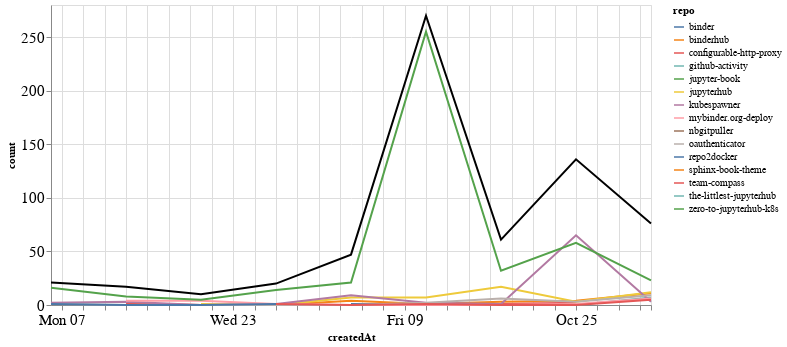

Notebook cell for this chart:
### Markdown cell above
## Comments

### Code cell
comments_time = comments.groupby('repo').resample('W', on='createdAt').count()['author'].reset_index()
comments_time = comments_time.rename(columns={'author': 'count'})
comments_time_total = comments_time.groupby('createdAt').agg({"count": "sum"}).reset_index()
ch1 = alt.Chart(comments_time, width=600).mark_line().encode(
    x='createdAt',
    y='count',
    color='repo',
    tooltip="repo"
)

ch2 = alt.Chart(comments_time_total, width=600).mark_line(color="black").encode(
    x='createdAt',
    y='count',
)

ch1 + ch2

### Figure 1 — Vega-Lite specification as saved in the notebook (floating-point values rounded to 4 significant figures)
{"config": {"axisLeft": {"labelFontSize": 15}, "axisBottom": {"labelFontSize": 15}}, "layer": [{"data": {"name": "data-80de4eda491996a563e8580fa4c1cddd"}, "mark": "line", "encoding": {"color": {"type": "nominal", "field": "repo"}, "tooltip": {"type": "nominal", "field": "repo"}, "x": {"type": "temporal", "field": "createdAt"}, "y": {"type": "quantitative", "field": "count"}}, "width": 600}, {"data": {"name": "data-89d878c48648bfb8b765bb77ecd995a9"}, "mark": {"type": "line", "color": "black"}, "encoding": {"x": {"type": "temporal", "field": "createdAt"}, "y": {"type": "quantitative", "field": "count"}}, "width": 600}], "$schema": "https://vega.github.io/schema/vega-lite/v4.8.1.json", "datasets": {"data-80de4eda491996a563e8580fa4c1cddd": [{"repo": "binder", "createdAt": "2020-10-04T00:00:00", "count": 1}, {"repo": "binder", "createdAt": "2020-10-11T00:00:00", "count": 1}, {"repo": "binder", "createdAt": "2020-10-18T00:00:00", "count": 1}, {"repo": "binderhub", "createdAt": "2020-09-13T00:00:00", "count": 1}, {"repo": "binderhub", "createdAt": "2020-09-20T00:00:00", "count": 0}, {"repo": "binderhub", "createdAt": "2020-09-27T00:00:00", "count": 0}, {"repo": "binderhub", "createdAt": "2020-10-04T00:00:00", "count": 4}, {"repo": "binderhub", "createdAt": "2020-10-11T00:00:00", "count": 1}, {"repo": "binderhub", "createdAt": "2020-10-18T00:00:00", "count": 3}, {"repo": "binderhub", "createdAt": "2020-10-25T00:00:00", "count": 4}, {"repo": "binderhub", "createdAt": "2020-11-01T00:00:00", "count": 11}, {"repo": "configurable-http-proxy", "createdAt": "2020-09-13T00:00:00", "count": 1}, {"repo": "configurable-http-proxy", "createdAt": "2020-09-20T00:00:00", "count": 0}, {"repo": "configurable-http-proxy", "createdAt": "2020-09-27T00:00:00", "count": 0}, {"repo": "configurable-http-proxy", "createdAt": "2020-10-04T00:00:00", "count": 0}, {"repo": "configurable-http-proxy", "createdAt": "2020-10-11T00:00:00", "count": 0}, {"repo": "configurable-http-proxy", "createdAt": "2020-10-18T00:00:00", "count": 1}, {"repo": "configurable-http-proxy", "createdAt": "2020-10-25T00:00:00", "count": 2}, {"repo": "github-activity", "createdAt": "2020-10-11T00:00:00", "count": 1}, {"repo": "github-activity", "createdAt": "2020-10-18T00:00:00", "count": 0}, {"repo": "github-activity", "createdAt": "2020-10-25T00:00:00", "count": 0}, {"repo": "github-activity", "createdAt": "2020-11-01T00:00:00", "count": 7}, {"repo": "jupyter-book", "createdAt": "2020-10-04T00:00:00", "count": 2}, {"repo": "jupyterhub", "createdAt": "2020-09-20T00:00:00", "count": 1}, {"repo": "jupyterhub", "createdAt": "2020-09-27T00:00:00", "count": 0}, {"repo": "jupyterhub", "createdAt": "2020-10-04T00:00:00", "count": 7}, {"repo": "jupyterhub", "createdAt": "2020-10-11T00:00:00", "count": 7}, {"repo": "jupyterhub", "createdAt": "2020-10-18T00:00:00", "count": 17}, {"repo": "jupyterhub", "createdAt": "2020-10-25T00:00:00", "count": 3}, {"repo": "jupyterhub", "createdAt": "2020-11-01T00:00:00", "count": 12}, {"repo": "kubespawner", "createdAt": "2020-09-06T00:00:00", "count": 2}, {"repo": "kubespawner", "createdAt": "2020-09-13T00:00:00", "count": 3}, {"repo": "kubespawner", "createdAt": "2020-09-20T00:00:00", "count": 0}, {"repo": "kubespawner", "createdAt": "2020-09-27T00:00:00", "count": 1}, {"repo": "kubespawner", "createdAt": "2020-10-04T00:00:00", "count": 9}, {"repo": "kubespawner", "createdAt": "2020-10-11T00:00:00", "count": 2}, {"repo": "kubespawner", "createdAt": "2020-10-18T00:00:00", "count": 1}, {"repo": "kubespawner", "createdAt": "2020-10-25T00:00:00", "count": 65}, {"repo": "kubespawner", "createdAt": "2020-11-01T00:00:00", "count": 3}, {"repo": "mybinder.org-deploy", "createdAt": "2020-09-13T00:00:00", "count": 4}, {"repo": "mybinder.org-deploy", "createdAt": "2020-09-20T00:00:00", "count": 4}, {"repo": "mybinder.org-deploy", "createdAt": "2020-09-27T00:00:00", "count": 1}, {"repo": "mybinder.org-deploy", "createdAt": "2020-10-04T00:00:00", "count": 0}, {"repo": "mybinder.org-deploy", "createdAt": "2020-10-11T00:00:00", "count": 0}, {"repo": "mybinder.org-deploy", "createdAt": "2020-10-18T00:00:00", "count": 0}, {"repo": "mybinder.org-deploy", "createdAt": "2020-10-25T00:00:00", "count": 1}, {"repo": "mybinder.org-deploy", "createdAt": "2020-11-01T00:00:00", "count": 6}, {"repo": "nbgitpuller", "createdAt": "2020-10-04T00:00:00", "count": 3}, {"repo": "oauthenticator", "createdAt": "2020-09-06T00:00:00", "count": 1}, {"repo": "oauthenticator", "createdAt": "2020-09-13T00:00:00", "count": 0}, {"repo": "oauthenticator", "createdAt": "2020-09-20T00:00:00", "count": 0}, {"repo": "oauthenticator", "createdAt": "2020-09-27T00:00:00", "count": 0}, {"repo": "oauthenticator", "createdAt": "2020-10-04T00:00:00", "count": 0}, {"repo": "oauthenticator", "createdAt": "2020-10-11T00:00:00", "count": 2}, {"repo": "oauthenticator", "createdAt": "2020-10-18T00:00:00", "count": 6}, {"repo": "oauthenticator", "createdAt": "2020-10-25T00:00:00", "count": 3}, {"repo": "oauthenticator", "createdAt": "2020-11-01T00:00:00", "count": 9}, {"repo": "repo2docker", "createdAt": "2020-09-06T00:00:00", "count": 1}, {"repo": "repo2docker", "createdAt": "2020-09-13T00:00:00", "count": 0}, {"repo": "repo2docker", "createdAt": "2020-09-20T00:00:00", "count": 0}, {"repo": "repo2docker", "createdAt": "2020-09-27T00:00:00", "count": 1}, {"repo": "sphinx-book-theme", "createdAt": "2020-09-27T00:00:00", "count": 2}, {"repo": "team-compass", "createdAt": "2020-09-27T00:00:00", "count": 1}, {"repo": "team-compass", "createdAt": "2020-10-04T00:00:00", "count": 0}, {"repo": "team-compass", "createdAt": "2020-10-11T00:00:00", "count": 1}, {"repo": "team-compass", "createdAt": "2020-10-18T00:00:00", "count": 0}, {"repo": "team-compass", "createdAt": "2020-10-25T00:00:00", "count": 0}, {"repo": "team-compass", "createdAt": "2020-11-01T00:00:00", "count": 5}, {"repo": "the-littlest-jupyterhub", "createdAt": "2020-09-06T00:00:00", "count": 1}, {"repo": "zero-to-jupyterhub-k8s", "createdAt": "2020-09-06T00:00:00", "count": 16}, {"repo": "zero-to-jupyterhub-k8s", "createdAt": "2020-09-13T00:00:00", "count": 8}, {"repo": "zero-to-jupyterhub-k8s", "createdAt": "2020-09-20T00:00:00", "count": 5}, {"repo": "zero-to-jupyterhub-k8s", "createdAt": "2020-09-27T00:00:00", "count": 14}, {"repo": "zero-to-jupyterhub-k8s", "createdAt": "2020-10-04T00:00:00", "count": 21}, {"repo": "zero-to-jupyterhub-k8s", "createdAt": "2020-10-11T00:00:00", "count": 255}, {"repo": "zero-to-jupyterhub-k8s", "createdAt": "2020-10-18T00:00:00", "count": 32}, {"repo": "zero-to-jupyterhub-k8s", "createdAt": "2020-10-25T00:00:00", "count": 58}, {"repo": "zero-to-jupyterhub-k8s", "createdAt": "2020-11-01T00:00:00", "count": 23}], "data-89d878c48648bfb8b765bb77ecd995a9": [{"createdAt": "2020-09-06T00:00:00", "count": 21}, {"createdAt": "2020-09-13T00:00:00", "count": 17}, {"createdAt": "2020-09-20T00:00:00", "count": 10}, {"createdAt": "2020-09-27T00:00:00", "count": 20}, {"createdAt": "2020-10-04T00:00:00", "count": 47}, {"createdAt": "2020-10-11T00:00:00", "count": 270}, {"createdAt": "2020-10-18T00:00:00", "count": 61}, {"createdAt": "2020-10-25T00:00:00", "count": 136}, {"createdAt": "2020-11-01T00:00:00", "count": 76}]}}
